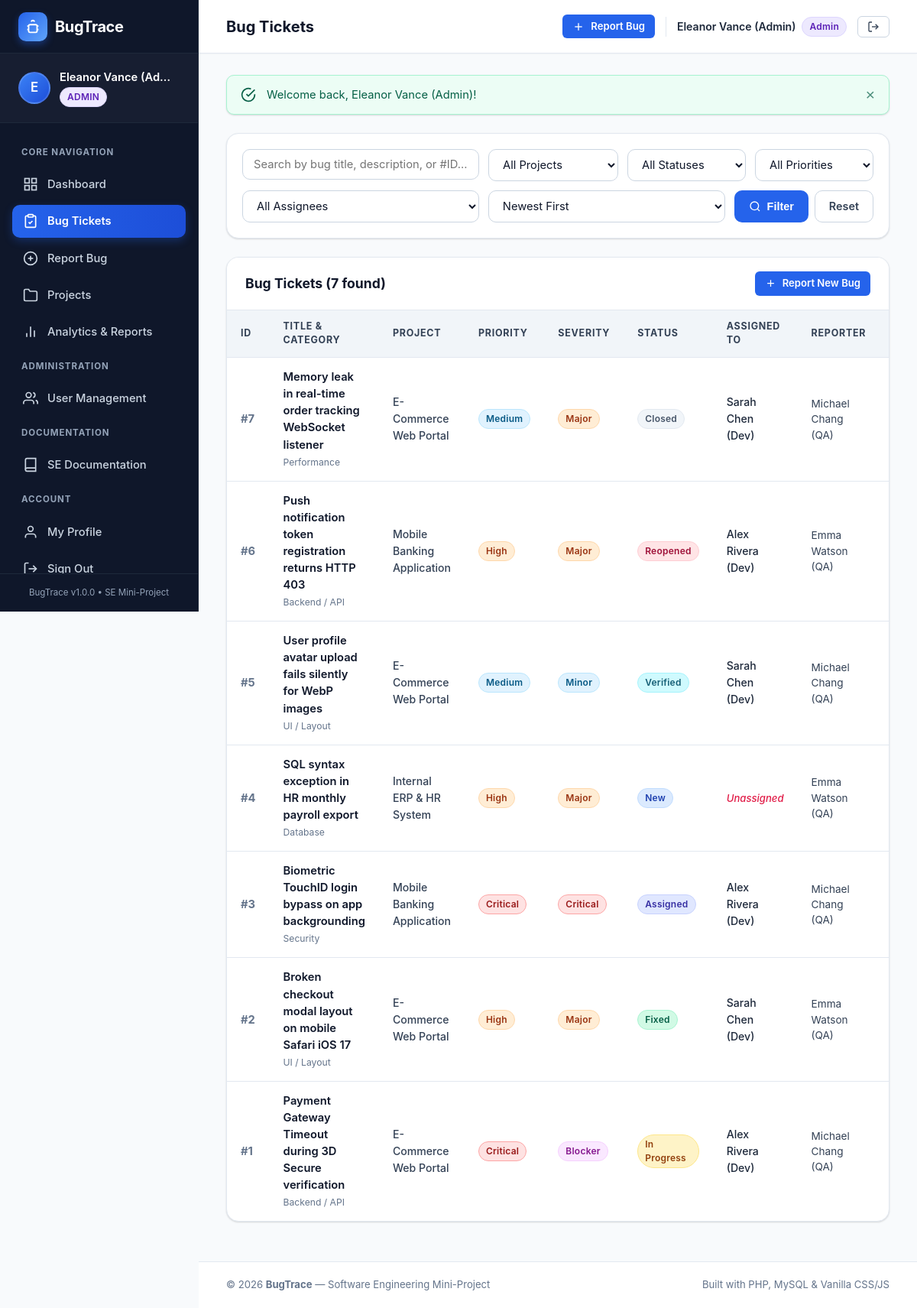
Screenshot of /bugs.php (signed in) with the database file from the repository.
### tables this page shows
CREATE TABLE `bugs` (
  `id` INT AUTO_INCREMENT PRIMARY KEY,
  `title` VARCHAR(255) NOT NULL,
  `description` TEXT NOT NULL,
  `project_id` INT NOT NULL,
  `reporter_id` INT NOT NULL,
  `assigned_to` INT NULL,
  `category` VARCHAR(50) NOT NULL DEFAULT 'UI / Layout',
  `priority` ENUM('Low', 'Medium', 'High', 'Critical') NOT NULL DEFAULT 'Medium',
  `severity` ENUM('Low', 'Minor', 'Major', 'Critical', 'Blocker') NOT NULL DEFAULT 'Major',
  `status` ENUM('New', 'Assigned', 'In Progress', 'Fixed', 'Verified', 'Reopened', 'Closed') NOT NULL DEFAULT 'New',
  `steps_to_reproduce` TEXT NULL,
  `expected_result` TEXT NULL,
  `actual_result` TEXT NULL,
  `screenshot` VARCHAR(255) NULL,
  `created_at` TIMESTAMP DEFAULT CURRENT_TIMESTAMP,
  `updated_at` TIMESTAMP DEFAULT CURRENT_TIMESTAMP ON UPDATE CURRENT_TIMESTAMP,
  CONSTRAINT `fk_bugs_project` FOREIGN KEY (`project_id`) REFERENCES `projects` (`id`) ON DELETE CASCADE,
  CONSTRAINT `fk_bugs_reporter` FOREIGN KEY (`reporter_id`) REFERENCES `users` (`id`) ON DELETE RESTRICT,
  CONSTRAINT `fk_bugs_assigned` FOREIGN KEY (`assigned_to`) REFERENCES `users` (`id`) ON DELETE SET NULL,
  INDEX `idx_bugs_status` (`status`),
  INDEX `idx_bugs_priority` (`priority`),
  INDEX `idx_bugs_project` (`project_id`),
  INDEX `idx_bugs_assigned` (`assigned_to`)
);

CREATE TABLE `projects` (
  `id` INT AUTO_INCREMENT PRIMARY KEY,
  `name` VARCHAR(150) NOT NULL,
  `description` TEXT NULL,
  `created_at` TIMESTAMP DEFAULT CURRENT_TIMESTAMP
);

CREATE TABLE `users` (
  `id` INT AUTO_INCREMENT PRIMARY KEY,
  `name` VARCHAR(100) NOT NULL,
  `email` VARCHAR(150) NOT NULL UNIQUE,
  `password` VARCHAR(255) NOT NULL,
  `role` ENUM('admin', 'developer', 'tester') NOT NULL DEFAULT 'tester',
  `status` ENUM('active', 'inactive') NOT NULL DEFAULT 'active',
  `created_at` TIMESTAMP DEFAULT CURRENT_TIMESTAMP,
  `updated_at` TIMESTAMP DEFAULT CURRENT_TIMESTAMP ON UPDATE CURRENT_TIMESTAMP,
  INDEX `idx_users_role` (`role`),
  INDEX `idx_users_status` (`status`)
);

### bugs.php (the view, shortened to what this page needs)
<?php
require_once __DIR__ . '/includes/auth.php';
require_once __DIR__ . '/includes/functions.php';
$db = get_db();
$search   = trim($_GET['q'] ?? '');
$sort     = trim($_GET['sort'] ?? 'id_desc');
$page     = max(1, (int)($_GET['page'] ?? 1));
$perPage  = 10;
$offset   = ($page - 1) * $perPage;
$whereConditions = [];
$params = [];
$whereClause = !empty($whereConditions) ? 'WHERE ' . implode(' AND ', $whereConditions) : '';
$orderBy = match($sort) {
    'id_asc'        => 'b.id ASC',
    'priority_desc' => "FIELD(b.priority, 'Critical', 'High', 'Medium', 'Low'), b.id DESC",
    'updated_desc'  => 'b.updated_at DESC',
    'created_asc'   => 'b.created_at ASC',
    default         => 'b.id DESC'
};
$countSql = "SELECT COUNT(*) FROM bugs b {$whereClause}";
$countStmt = $db->prepare($countSql);
$countStmt->execute($params);
$totalRecords = (int)$countStmt->fetchColumn();
$querySql = "
    SELECT
        b.*,
        p.name AS project_name,
        u.name AS reporter_name,
        d.name AS developer_name
    FROM bugs b
    LEFT JOIN projects p ON b.project_id = p.id
    LEFT JOIN users u ON b.reporter_id = u.id
    LEFT JOIN users d ON b.assigned_to = d.id
    {$whereClause}
    ORDER BY {$orderBy}
    LIMIT :limit OFFSET :offset
";
$stmt = $db->prepare($querySql);
$stmt->bindValue(':limit', $perPage, PDO::PARAM_INT);
$stmt->bindValue(':offset', $offset, PDO::PARAM_INT);
$stmt->execute();
$bugs = $stmt->fetchAll();
require_once __DIR__ . '/includes/header.php';
?>
<div class="card" style="margin-bottom: 24px;">
    <div class="card-body" style="padding: 20px;">
        <form method="GET" action="<?= BASE_URL; ?>/bugs.php" style="display: flex; flex-direction: column; gap: 16px;">
            <div style="display: flex; gap: 12px; flex-wrap: wrap;">
                <div style="flex: 2; min-width: 240px;">
                    <input type="text" name="q" class="form-control" placeholder="Search by bug title, description, or #ID..." value="<?= e($search); ?>">
                </div>
                <div style="flex: 1; min-width: 170px;">
                    <select name="project" class="form-control">
                        <option value="">All Projects</option>
                    </select>
                </div>
                <div style="flex: 1; min-width: 150px;">
                    <select name="status" class="form-control">
                        <option value="">All Statuses</option>
                    </select>
                </div>
                <div style="flex: 1; min-width: 150px;">
                    <select name="priority" class="form-control">
                        <option value="">All Priorities</option>
                    </select>
                </div>
                <div style="flex: 1; min-width: 170px;">
                    <select name="assigned" class="form-control">
                        <option value="">All Assignees</option>
                    </select>
                </div>
                <div style="flex: 1; min-width: 150px;">
                    <select name="sort" class="form-control">
                        <option value="id_desc" <?= ($sort === 'id_desc') ? 'selected' : ''; ?>>Newest First</option>
                    </select>
                </div>
                <div style="display: flex; gap: 8px;">
                    <button type="submit" class="btn btn-primary">
                        <svg width="16" height="16" fill="none" stroke="currentColor" stroke-width="2" viewBox="0 0 24 24"><circle cx="11" cy="11" r="8"></circle><line x1="21" y1="21" x2="16.65" y2="16.65"></line></svg>
                        Filter
                    </button>
                    <a href="<?= BASE_URL; ?>/bugs.php" class="btn btn-secondary" title="Reset Filters">Reset</a>
                </div>
            </div>
        </form>
    </div>
</div>
<div class="card">
    <div class="card-header">
        <h2 class="card-title">
            <span>Bug Tickets (<?= $totalRecords; ?> found)</span>
        </h2>
        <div style="display: flex; gap: 10px;">
            <a href="<?= BASE_URL; ?>/bug_create.php" class="btn btn-primary btn-sm">
                <svg width="15" height="15" fill="none" stroke="currentColor" stroke-width="2" viewBox="0 0 24 24"><line x1="12" y1="5" x2="12" y2="19"></line><line x1="5" y1="12" x2="19" y2="12"></line></svg>
                Report New Bug
            </a>
        </div>
    </div>
    <div class="table-responsive">
        <table class="table">
            <thead>
                <tr>
                    <th style="width: 70px;">ID</th>
                    <th>Title &amp; Category</th>
                    <th>Project</th>
                    <th>Priority</th>
                    <th>Severity</th>
                    <th>Status</th>
                    <th>Assigned To</th>
                    <th>Reporter</th>
                    <th>Updated</th>
                </tr>
            </thead>
            <tbody>
                <?php if (empty($bugs)): ?>
                    <tr>
                        <td colspan="10">
                            <div class="empty-state">
                                <div class="empty-state-icon">
                                    <svg width="60" height="60" fill="none" stroke="currentColor" stroke-width="1.5" viewBox="0 0 24 24">
                                        <rect x="6" y="9" width="12" height="11" rx="2"></rect>
                                        <path d="M10 5a2 2 0 1 1 4 0"></path>
                                        <line x1="9" y1="15" x2="15" y2="15"></line>
                                    </svg>
                                </div>
                                <div class="empty-state-title">No Bug Reports Found</div>
                                <p class="empty-state-desc">
                                    No defects match your current search and filter criteria. Try adjusting filters or report a new issue.
                                </p>
                                <a href="<?= BASE_URL; ?>/bug_create.php" class="btn btn-primary btn-sm">Report a Bug</a>
                            </div>
                        </td>
                    </tr>
                <?php else: ?>
                    <?php foreach ($bugs as $bug): ?>
                        <tr>
                            <td style="font-weight: 700; color: var(--slate-500);">
                                #<?= (int)$bug['id']; ?>
                            </td>
                            <td>
                                <a href="<?= BASE_URL; ?>/bug_view.php?id=<?= (int)$bug['id']; ?>" style="font-weight: 600; color: var(--navy-900); display: block;">
                                    <?= e($bug['title']); ?>
                                </a>
                                <span style="font-size: 0.76rem; color: var(--slate-500);"><?= e($bug['category']); ?></span>
                            </td>
                            <td>
                                <span style="font-size: 0.88rem; color: var(--navy-700); font-weight: 500;">
                                    <?= e($bug['project_name'] ?? 'Unassigned Project'); ?>
                                </span>
                            </td>
                            <td><?= render_priority_badge($bug['priority']); ?></td>
                            <td><?= render_severity_badge($bug['severity']); ?></td>
                            <td><?= render_status_badge($bug['status']); ?></td>
                            <td>
                                <?php if ($bug['developer_name']): ?>
                                    <span style="font-size: 0.88rem; color: var(--navy-800); font-weight: 500;"><?= e($bug['developer_name']); ?></span>
                                <?php else: ?>
                                    <span style="font-size: 0.82rem; color: #e11d48; font-style: italic; font-weight: 500;">Unassigned</span>
                                <?php endif; ?>
                            </td>
                            <td style="font-size: 0.85rem; color: var(--navy-700);">
                                <?= e($bug['reporter_name'] ?? 'System'); ?>
                            </td>
                            <td style="font-size: 0.82rem; color: var(--slate-500);">
                            </td>
                        </tr>
                    <?php endforeach; ?>
                <?php endif; ?>
            </tbody>
        </table>
    </div>
</div>
<?php require_once __DIR__ . '/includes/footer.php'; ?>

### includes/functions.php (shortened to what this page needs)
<?php
function e(?string $string): string {
    return htmlspecialchars($string ?? '', ENT_QUOTES | ENT_SUBSTITUTE, 'UTF-8');
}
function get_flash(): array {
    $flashes = $_SESSION['flash'] ?? [];
    return $flashes;
}
function render_flash_messages(): string {
    $flashes = get_flash();
    $html = '<div class="flash-container">';
    foreach ($flashes as $flash) {
        $type = e($flash['type']);
        $msg = e($flash['message']);
        $icon = match($type) {
            'success' => '<svg width="20" height="20" fill="none" stroke="currentColor" stroke-width="2" viewBox="0 0 24 24"><path d="M22 11.08V12a10 10 0 1 1-5.93-9.14"></path><polyline points="22 4 12 14.01 9 11.01"></polyline></svg>',
            'danger'  => '<svg width="20" height="20" fill="none" stroke="currentColor" stroke-width="2" viewBox="0 0 24 24"><circle cx="12" cy="12" r="10"></circle><line x1="15" y1="9" x2="9" y2="15"></line><line x1="9" y1="9" x2="15" y2="15"></line></svg>',
            'warning' => '<svg width="20" height="20" fill="none" stroke="currentColor" stroke-width="2" viewBox="0 0 24 24"><path d="M10.29 3.86L1.82 18a2 2 0 0 0 1.71 3h16.94a2 2 0 0 0 1.71-3L13.71 3.86a2 2 0 0 0-3.42 0z"></path><line x1="12" y1="9" x2="12" y2="13"></line><line x1="12" y1="17" x2="12.01" y2="17"></line></svg>',
            default   => '<svg width="20" height="20" fill="none" stroke="currentColor" stroke-width="2" viewBox="0 0 24 24"><circle cx="12" cy="12" r="10"></circle><line x1="12" y1="16" x2="12" y2="12"></line><line x1="12" y1="8" x2="12.01" y2="8"></line></svg>'
        };
        $html .= <<<HTML
        <div class="alert alert-{$type} animate-fade-in" role="alert">
            <div class="alert-icon">{$icon}</div>
            <div class="alert-message">{$msg}</div>
            <button type="button" class="alert-close" onclick="this.parentElement.remove();" aria-label="Close">&times;</button>
        </div>
HTML;
    }
    $html .= '</div>';
    return $html;
}
function render_status_badge(string $status): string {
    $class = match($status) {
        'New'         => 'badge-status-new',
        'Assigned'    => 'badge-status-assigned',
        'In Progress' => 'badge-status-progress',
        'Fixed'       => 'badge-status-fixed',
        'Verified'    => 'badge-status-verified',
        'Reopened'    => 'badge-status-reopened',
        'Closed'      => 'badge-status-closed',
        default       => 'badge-default'
    };
    return '<span class="badge ' . $class . '">' . e($status) . '</span>';
}
function render_priority_badge(string $priority): string {
    $class = match($priority) {
        'Critical' => 'badge-priority-critical',
        'High'     => 'badge-priority-high',
        'Medium'   => 'badge-priority-medium',
        'Low'      => 'badge-priority-low',
        default    => 'badge-default'
    };
    return '<span class="badge ' . $class . '">' . e($priority) . '</span>';
}
function render_severity_badge(string $severity): string {
    $class = match($severity) {
        'Blocker'  => 'badge-severity-blocker',
        'Critical' => 'badge-severity-critical',
        'Major'    => 'badge-severity-major',
        'Minor'    => 'badge-severity-minor',
        'Low'      => 'badge-severity-low',
        default    => 'badge-default'
    };
    return '<span class="badge ' . $class . '">' . e($severity) . '</span>';
}
function render_role_badge(string $role): string {
    $class = match(strtolower($role)) {
        'admin'     => 'badge-role-admin',
        'developer' => 'badge-role-dev',
        'tester'    => 'badge-role-tester',
        default     => 'badge-default'
    };
    return '<span class="badge ' . $class . '">' . ucfirst(e($role)) . '</span>';
}

### rows the page displays
bugs: id "7", title "Memory leak in real-time order tracking WebSocket listener", category "Performance", project.name "E-Commerce Web Portal", priority "Medium", severity "Major", status "Closed", assigned_to.name "Sarah Chen (Dev)", reporter.name "Michael Chang (QA)"
bugs: id "6", title "Push notification token registration returns HTTP 403", category "Backend / API", project.name "Mobile Banking Application", priority "High", severity "Major", status "Reopened", assigned_to.name "Alex Rivera (Dev)", reporter.name "Emma Watson (QA)"
bugs: id "5", title "User profile avatar upload fails silently for WebP images", category "UI / Layout", project.name "E-Commerce Web Portal", priority "Medium", severity "Minor", status "Verified", assigned_to.name "Sarah Chen (Dev)", reporter.name "Michael Chang (QA)"
bugs: id "4", title "SQL syntax exception in HR monthly payroll export", category "Database", project.name "Internal ERP & HR System", priority "High", severity "Major", status "New", shows "Unassigned", reporter.name "Emma Watson (QA)"
bugs: id "3", title "Biometric TouchID login bypass on app backgrounding", category "Security", project.name "Mobile Banking Application", priority "Critical", severity "Critical", status "Assigned", assigned_to.name "Alex Rivera (Dev)", reporter.name "Michael Chang (QA)"
bugs: id "2", title "Broken checkout modal layout on mobile Safari iOS 17", category "UI / Layout", project.name "E-Commerce Web Portal", priority "High", severity "Major", status "Fixed", assigned_to.name "Sarah Chen (Dev)", reporter.name "Emma Watson (QA)"
bugs: id "1", title "Payment Gateway Timeout during 3D Secure verification", category "Backend / API", project.name "E-Commerce Web Portal", priority "Critical", severity "Blocker", status "In Progress", assigned_to.name "Alex Rivera (Dev)", reporter.name "Michael Chang (QA)"

### other values shown
APP_NAME "BugTrace"
$userInitials "E"
$user['name'] "Eleanor Vance (Ad…"
$role "ADMIN Admin"
APP_VERSION "1.0.0"
$pageTitle "Bug Tickets"
$currentUser['name'] "Eleanor Vance (Admin)"
$msg "Welcome back, Eleanor Vance (Admin)!"
$totalRecords "7"
